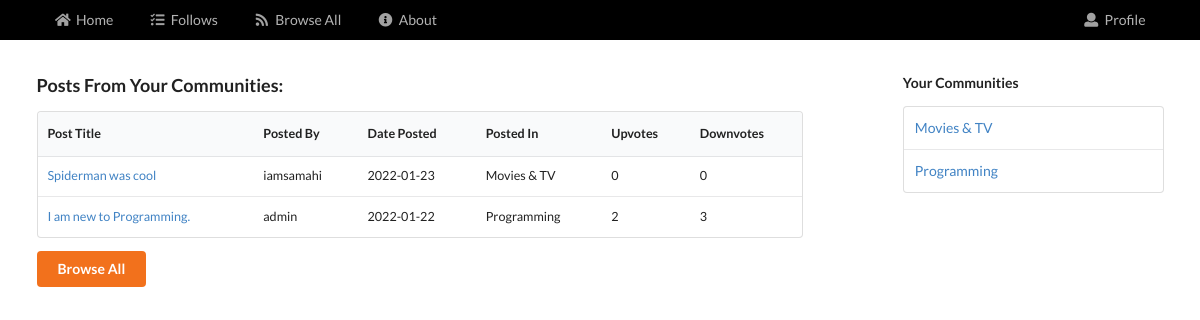
The page /view/follows.php?uname=batman on the database its author committed.
### tables this page shows
CREATE TABLE `posts` (
  `post_id` int(11) NOT NULL,
  `poster_id` int(11) NOT NULL,
  `community_id` int(11) NOT NULL,
  `post_title` varchar(150) NOT NULL,
  `post_content` varchar(500) NOT NULL,
  `datetime_posted` datetime NOT NULL DEFAULT current_timestamp(),
  `upvotes` int(11) NOT NULL,
  `downvotes` int(11) NOT NULL
);

CREATE TABLE `communities` (
  `community_id` int(11) NOT NULL,
  `community_name` varchar(50) NOT NULL,
  `description` varchar(250) NOT NULL
);

### view/follows.php (the view, shortened to what this page needs)
<?php
    include_once("./templates/head.php");
    require_once("../controllers/dbconfig.php");
    $username = $_GET["uname"];
    $followedPostsQuery = " SELECT
	                            p.post_id as postid,
                                (SELECT u.username FROM `users` u WHERE u.user_id = p.poster_id) as poster,
                                p.post_title as title,
                                c.community_name as comname,
                                c.community_id as comid,
                                DATE(p.datetime_posted) as posttime,
                                p.upvotes as uvotes,
                                p.downvotes as dvotes
                            FROM `posts` p
                            INNER JOIN `communities` c ON (c.community_id = p.community_id)
                            WHERE p.community_id IN (SELECT f.community_id
                                                     FROM `followed_communities` f
                                                     WHERE f.follower_id = (SELECT u.user_id
                                                                            FROM `users` u
                                                                            WHERE u.username = '$username'))";
    $followedPosts = mysqli_query( $connection , $followedPostsQuery )
        or die("failed to retrieve posts");
?>
<?php  include_once("./templates/navbar.php"); ?>
<div class="ui grid stackable container">
    <div class="row">
        <div class="eleven wide column">
            <h3 class="header row">Posts From Your Communities:</h3>
            <table class="ui table small">
                <thead>
                    <tr>
                        <th>Post Title</th>
                        <th>Posted By</th>
                        <th>Date Posted</th>
                        <th>Posted In</th>
                        <th>Upvotes</th>
                        <th>Downvotes</th>
                    </tr>
                </thead>
                <tbody>
                    <?php
                        if ( $followedPosts ) {
                            while( $rows = mysqli_fetch_array( $followedPosts ) ) {
                                extract( $rows );
                                echo "<tr>" ;
                                    echo "<td>  <a href=\"../view/post.php?postid=$postid&uname=$username&comid=$comid\">$title</a></td>";
                                    echo "<td> $poster</td>" ;
                                    echo "<td> $posttime</td>" ;
                                    echo "<td> $comname</td>" ;
                                    echo "<td> $uvotes</td>" ;
                                    echo "<td> $dvotes</td>" ;
                                echo "</tr>" ;
                            }
                        }
                    ?>
                </tbody>
            </table>
            <button class = "ui orange button" onclick="location.href='./browse-communities.php?uname=<?php echo $username; ?>'">Browse All</button>
        </div>
        <div class="four wide right floated column">
            <h5 class="header">Your  Communities</h5>
            <table class="ui table">
                <?php
                    $followComsQuery = "SELECT c.community_name as comname, c.community_id as comid
                                        FROM `communities` c
                                        INNER JOIN `followed_communities` f ON (f.community_id = c.community_id)
                                        INNER JOIN `users` u ON (f.follower_id = u.user_id)
                                        WHERE u.username = '$username'";
                    $followedComs = mysqli_query( $connection, $followComsQuery ) or die("Failed to fetch follow data");
                    if ( $followedComs ) {
                        while ( $rows = $followedComs->fetch_array() ) {
                            echo "<tr><td><a href='./community.php?uname=$username&comid=".$rows["comid"]."'>".$rows["comname"]."</a></td></tr>";
                        }
                    }
                ?>
            </table>
        </div>
    </div>
</div>
<?php
    include_once("./templates/foot.php");
?>

### rows shown on the page
posts: post_title "Spiderman was cool", poster "iamsamahi", posttime "2022-01-23", community.community_name "Movies & TV", upvotes "0", downvotes "0"
posts: post_title "I am new to Programming.", poster "admin", posttime "2022-01-22", community.community_name "Programming", upvotes "2", downvotes "3"
communities: community_name "Movies & TV"
communities: community_name "Programming"
